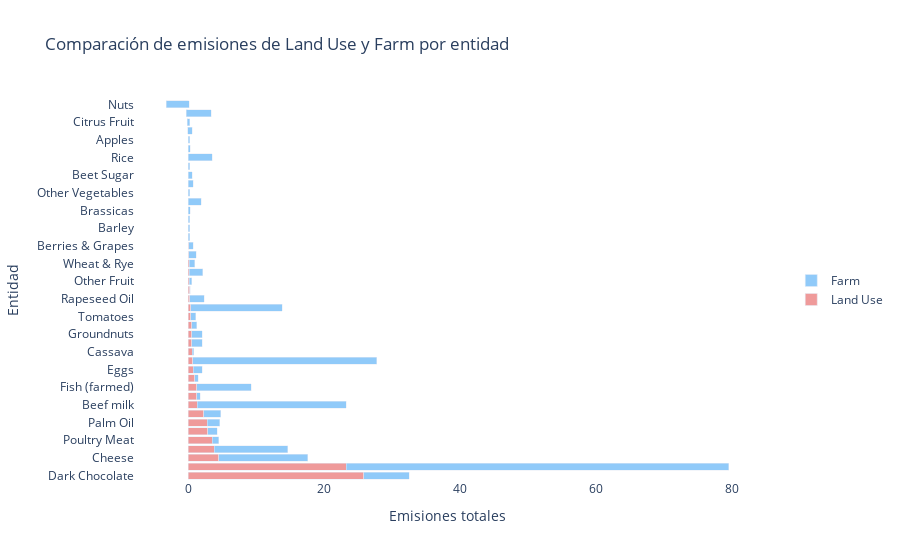

Notebook cell for this chart:
### Code cell
# Ordenar el dataframe por la suma de las columnas 'food_emissions_land_use' y 'food_emissions_farm'
df_sorted = fod.sort_values(['food_emissions_land_use', 'food_emissions_farm'], ascending=False)

# Obtener los valores de las columnas
entities = df_sorted['Entity']
land_use = df_sorted['food_emissions_land_use']
farm = df_sorted['food_emissions_farm']

# Crear las barras apiladas
fig = go.Figure()
fig.add_trace(go.Bar(y=entities, x=land_use, name='Land Use', orientation='h'))
fig.add_trace(go.Bar(y=entities, x=farm, name='Farm', orientation='h'))

# Actualizar el diseño del gráfico
fig.update_layout(
    title='Comparación de emisiones de Land Use y Farm por entidad',
    xaxis_title='Emisiones totales',
    yaxis_title='Entidad',
    barmode='stack',
    bargap=0.2,
    legend=dict(
        x=1.05,
        y=0.5,
        bgcolor='rgba(255, 255, 255, 0.5)',
        itemclick='toggle',
        itemdoubleclick='toggleothers',
    ),
    plot_bgcolor='rgba(0,0,0,0)',
    paper_bgcolor='rgba(0,0,0,0)',
)

# Definir la paleta de colores
colors = ['rgb(239, 154, 154)', 'rgb(144, 202, 249)']

# Asignar colores a las barras
for i, bar in enumerate(fig['data']):
    bar['marker']['color'] = colors[i % len(colors)]

# Crear leyenda con el nombre de las entidades
legend_text = [str(entity) for entity in entities]

for i, entity in enumerate(entities):
    fig.update_traces(name=str(entity), selector=dict(name=legend_text[i]))

# Mostrar el gráfico
fig.show()

### Figure 1 — Plotly figure (JSON) as saved in the notebook; plotly's stock layout.template omitted (floating-point values rounded to 4 significant figures)
{"data": [{"marker": {"color": "rgb(239, 154, 154)"}, "name": "Land Use", "orientation": "h", "type": "bar", "x": [25.81, 23.24, 4.467, 3.819, 3.508, 2.866, 2.756, 2.244, 1.266, 1.263, 1.195, 0.9582, 0.7104, 0.6482, 0.5894, 0.5122, 0.4852, 0.4752, 0.373, 0.3306, 0.1956, 0.18, 0.127, 0.1224, 0.09713, 0.0333, 0.0246, 0.01339, 0.008676, 0.004809, 0.002242, 0.001932, 0.001181, 0.0001188, 5.19e-05, -0.001315, -0.02188, -0.02553, -0.02895, -0.06126, -0.146, -0.3237, -3.258], "y": ["Dark Chocolate", "Beef meat", "Cheese", "Coffee", "Poultry Meat", "Soybean Oil", "Palm Oil", "Pig Meat", "Beef milk", "Cane Sugar", "Fish (farmed)", "Tofu", "Eggs", "Lamb", "Cassava", "Milk", "Groundnuts", "Maize", "Tomatoes", "Shrimps (farmed)", "Rapeseed Oil", "Soy milk", "Other Fruit", "Sunflower Oil", "Wheat & Rye", "Other Pulses", "Berries & Grapes", "Root Vegetables", "Barley", "Onions & Leeks", "Brassicas", "Oatmeal", "Other Vegetables", "Peas", "Beet Sugar", "Potatoes", "Rice", "Bananas", "Apples", "Wine", "Citrus Fruit", "Olive Oil", "Nuts"]}, {"marker": {"color": "rgb(144, 202, 249)"}, "name": "Farm", "orientation": "h", "type": "bar", "x": [6.687, 56.23, 13.1, 10.75, 0.9278, 1.406, 1.875, 2.477, 21.92, 0.4913, 8.056, 0.4947, 1.32, 27.03, 0.22, 1.509, 1.576, 0.7173, 0.7054, 13.45, 2.157, 0.09277, 0.3726, 1.976, 0.8203, 1.089, 0.7178, 0.154, 0.1764, 0.211, 0.2777, 1.872, 0.1762, 0.7172, 0.5357, 0.1931, 3.554, 0.2696, 0.2258, 0.626, 0.3067, 3.672, 3.374], "y": ["Dark Chocolate", "Beef meat", "Cheese", "Coffee", "Poultry Meat", "Soybean Oil", "Palm Oil", "Pig Meat", "Beef milk", "Cane Sugar", "Fish (farmed)", "Tofu", "Eggs", "Lamb", "Cassava", "Milk", "Groundnuts", "Maize", "Tomatoes", "Shrimps (farmed)", "Rapeseed Oil", "Soy milk", "Other Fruit", "Sunflower Oil", "Wheat & Rye", "Other Pulses", "Berries & Grapes", "Root Vegetables", "Barley", "Onions & Leeks", "Brassicas", "Oatmeal", "Other Vegetables", "Peas", "Beet Sugar", "Potatoes", "Rice", "Bananas", "Apples", "Wine", "Citrus Fruit", "Olive Oil", "Nuts"]}], "layout": {"bargap": 0.2, "barmode": "stack", "legend": {"bgcolor": "rgba(255, 255, 255, 0.5)", "itemclick": "toggle", "itemdoubleclick": "toggleothers", "x": 1.05, "y": 0.5}, "paper_bgcolor": "rgba(0,0,0,0)", "plot_bgcolor": "rgba(0,0,0,0)", "title": {"text": "Comparación de emisiones de Land Use y Farm por entidad"}, "xaxis": {"title": {"text": "Emisiones totales"}}, "yaxis": {"title": {"text": "Entidad"}}}}
